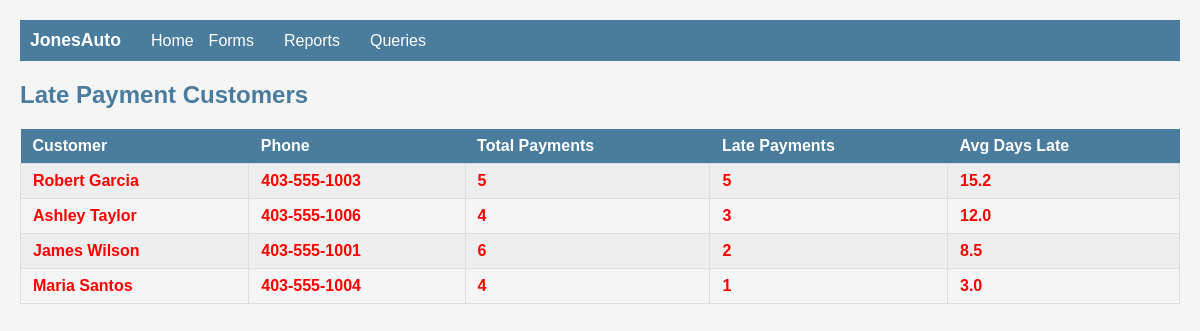
Page /reports/late_payments.php on the committed database.
### tables this page shows
CREATE TABLE customers (
    customer_id INT AUTO_INCREMENT PRIMARY KEY,
    first_name VARCHAR(50) NOT NULL,
    last_name VARCHAR(50) NOT NULL,
    phone VARCHAR(20),
    address VARCHAR(100),
    city VARCHAR(50),
    state VARCHAR(30),
    zip VARCHAR(10),
    gender VARCHAR(10),
    dob DATE,
    num_late_payments INT DEFAULT 0,
    avg_days_late DECIMAL(5,1) DEFAULT 0.0
);

### reports/late_payments.php (the view, shortened to what this page needs)
<?php
include '../config.php';
?>
<!DOCTYPE html>
<html>
<head>
    <link rel="stylesheet" href="../style.css">
</head>
<body>
<?php $nav_prefix = '../'; include '../nav.php'; ?>
<h2>Late Payment Customers</h2>
<?php
$sql = "SELECT c.customer_id, CONCAT(c.first_name, ' ', c.last_name) as customer_name, c.phone, c.num_late_payments, c.avg_days_late, COUNT(p.payment_id) as total_payments, SUM(CASE WHEN p.paid_date > p.due_date THEN 1 ELSE 0 END) as late_count FROM customers c JOIN payments p ON c.customer_id = p.customer_id GROUP BY c.customer_id HAVING late_count > 0 ORDER BY late_count DESC";
$result = mysqli_query($conn, $sql);
?>
<table>
    <tr>
        <th>Customer</th>
        <th>Phone</th>
        <th>Total Payments</th>
        <th>Late Payments</th>
        <th>Avg Days Late</th>
    </tr>
    <?php while ($row = mysqli_fetch_assoc($result)) { ?>
    <tr class="late">
        <td><?php echo $row['customer_name']; ?></td>
        <td><?php echo $row['phone']; ?></td>
        <td><?php echo $row['total_payments']; ?></td>
        <td><?php echo $row['late_count']; ?></td>
        <td><?php echo $row['avg_days_late']; ?></td>
    </tr>
    <?php } ?>
</table>
</body>
</html>

### style.css (style rules this page uses)
body { font-family: Arial, sans-serif; margin: 20px; background-color: #f5f5f5; }
h1, h2, h3 { color: #4a7c9e; }
table { border-collapse: collapse; margin: 10px 0; }
th { background-color: #4a7c9e; color: white; padding: 8px 12px; text-align: left; }
td { padding: 8px 12px; border: 1px solid #ddd; }
tr:nth-child(even) { background-color: #eee; }
.late { color: red; font-weight: bold; }
table { width: 100%; }

### rows in the picture
customers: customer_name "Robert Garcia", phone "403-555-1003", total_payments "5", late_count "5", avg_days_late "15.2"
customers: customer_name "Ashley Taylor", phone "403-555-1006", total_payments "4", late_count "3", avg_days_late "12.0"
customers: customer_name "James Wilson", phone "403-555-1001", total_payments "6", late_count "2", avg_days_late "8.5"
customers: customer_name "Maria Santos", phone "403-555-1004", total_payments "4", late_count "1", avg_days_late "3.0"
